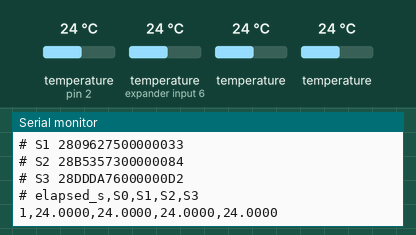
Simulated run of this sketch. Board: Arduino Uno, built with avr-gcc and run on an emulated ATmega328P. Parts: the last lines printed to the serial monitor. The inputs (shaded band) are chosen by the test bench; at power-on: temperature (sensors on pin 2, expander input 6) 24 °C, temperature 24 °C.

Above: at 1.8 s.
1.9 s: temperature (sensor on pin 2) set to 12 °C
At 3.9 s:
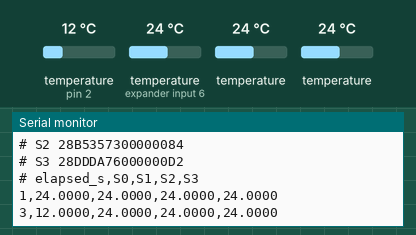
4.7 s: temperature (sensor on expander input 6) set to 12 °C
At 6.7 s:
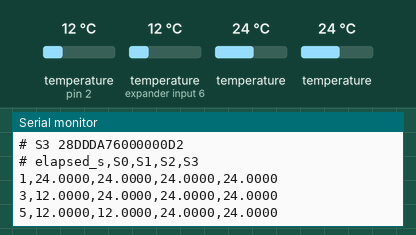
7.5 s: temperature (sensor 202) set to 12 °C
At 7.5 s:
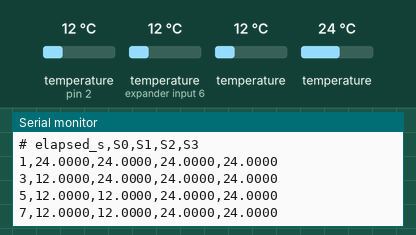
10.3 s: temperature (sensor 302) set to 12 °C
At 12.5 s:
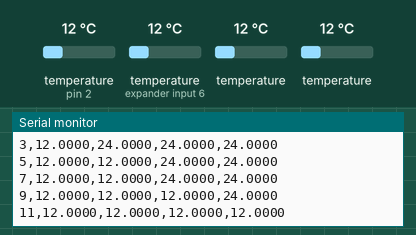
13.1 s: temperature (sensor on pin 2) set to 19 °C
At 14.0 s:
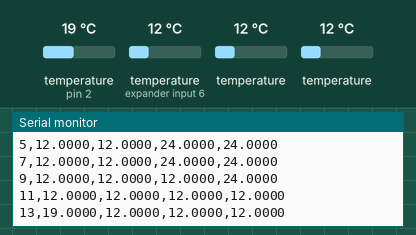
15.9 s: temperature (sensor on expander input 6) set to 19 °C
At 18.2 s:
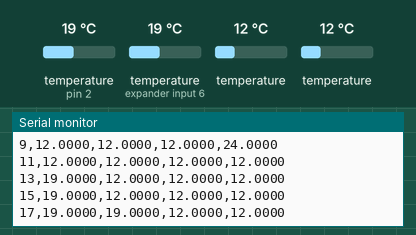
Timing chart, 0 to 19.7 s (numbered marks = the images above; inputs shaded):
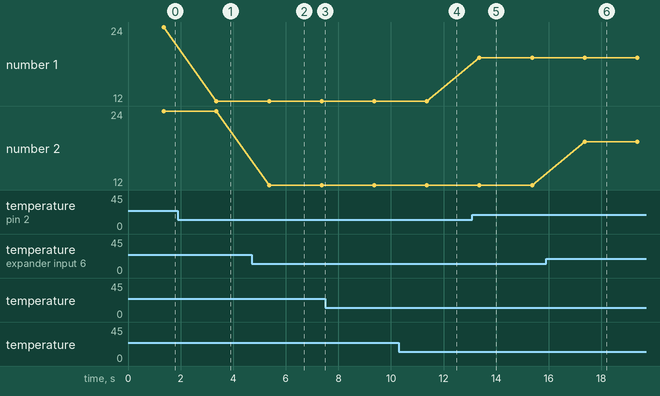

The sketch:

uno_field_logger.ino
```cpp
/*
 * uno_field_logger.ino - ISEF 26 PCM field test
 *
 * Reads 4 DS18B20 sensors every 2 s and prints one CSV line over USB.
 * serial_logger.py on the laptop saves every line to Hardware\logs.
 * RAW values only; calibration offsets (changes/calibration.md) are applied in analysis.
 *
 * Wiring: all 4 sensors in parallel on D2, 4.7k pull-up D2 to 5V, VDD 5V, GND GND.
 * Serial Monitor must be CLOSED when serial_logger.py runs (one program per port).
 *
 * Output:  elapsed_s,S0,S1,S2,S3     (-127 = disconnected, 85 = power-on value)
 */

#include <OneWire.h>
#include <DallasTemperature.h>

const int ONE_WIRE_BUS = 2;
const unsigned long PERIOD_MS = 2000;
const uint8_t N = 4;

// ROM addresses from the calibration run; reading by address keeps labels fixed.
DeviceAddress ADDR[N] = {
  {0x28, 0xBA, 0xC2, 0xB4, 0x00, 0x00, 0x00, 0xE8},   // S0
  {0x28, 0x09, 0x62, 0x75, 0x00, 0x00, 0x00, 0x33},   // S1
  {0x28, 0xB5, 0x35, 0x73, 0x00, 0x00, 0x00, 0x84},   // S2
  {0x28, 0xDD, 0xDA, 0x76, 0x00, 0x00, 0x00, 0xD2},   // S3
};

OneWire oneWire(ONE_WIRE_BUS);
DallasTemperature sensors(&oneWire);
unsigned long nextRead = 0;

void setup() {
  Serial.begin(9600);
  delay(500);
  sensors.begin();
  sensors.setResolution(12);

  Serial.println(F("# uno field logger, 4 sensors, raw values"));
  for (uint8_t i = 0; i < N; i++) {
    Serial.print(F("# S"));
    Serial.print(i);
    Serial.print(' ');
    for (uint8_t b = 0; b < 8; b++) {
      if (ADDR[i][b] < 16) Serial.print('0');
      Serial.print(ADDR[i][b], HEX);
    }
    Serial.println();
  }
  Serial.println(F("# elapsed_s,S0,S1,S2,S3"));
  nextRead = millis();
}

void loop() {
  if ((long)(millis() - nextRead) < 0) return;
  nextRead += PERIOD_MS;

  sensors.requestTemperatures();
  Serial.print(millis() / 1000);
  for (uint8_t i = 0; i < N; i++) {
    Serial.print(',');
    Serial.print(sensors.getTempC(ADDR[i]), 4);
  }
  Serial.println();
}
```

Measured:
- after the input at 1.9 s, the serial monitor: prints a new line after 1.5 s (image 1)
- after the input at 4.7 s, the serial monitor: prints a new line after 0.67 s (image 2)
- after the input at 10.3 s, the serial monitor: prints a new line after 1.1 s (image 4)
- after the input at 13.1 s, the serial monitor: prints a new line after 0.27 s (image 5)
- after the input at 15.9 s, the serial monitor: prints a new line after 1.5 s (image 6)
- plotted number 1: 24 → 12 after the input at 1.9 s, 12 → 19 after the input at 13.1 s
